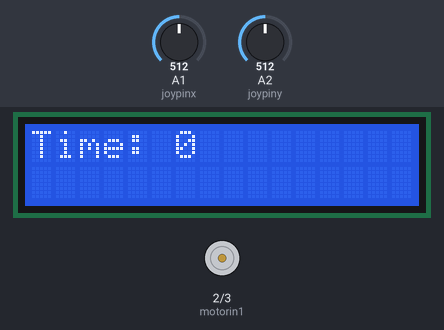
Bench run of a sketch on a simulated Arduino Mega 2560, built with avr-gcc and run on an emulated ATmega2560. Parts: 16×2 character LCD, motor-driver pin pairs drawn as motors (green arrow = first pin HIGH = forward, orange = second pin HIGH = backward, longer = more drive). The test bench sets the inputs (shaded band); at power-on: A2 (joypiny) = 512, A1 (joypinx) = 512.

Above: at 1.2 s.
1.3 s: A2 (joypiny) set to 805
2.8 s: A2 (joypiny) set to 823
At 4.0 s:
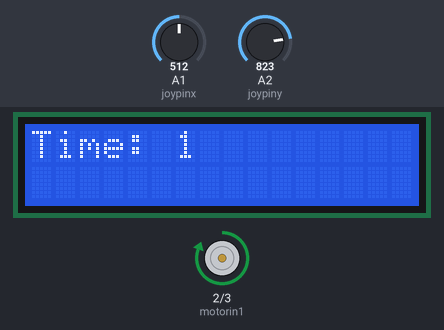
5.8 s: A2 (joypiny) set to 122
At 6.4 s:
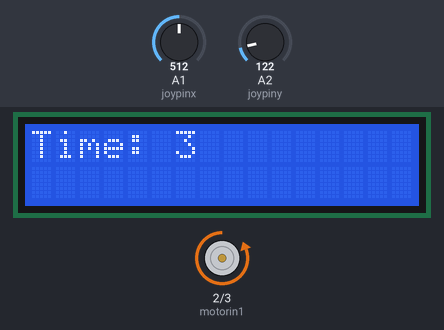
8.8 s: A2 (joypiny) set to 196
10.4 s: A2 (joypiny) set to 223
At 10.8 s:
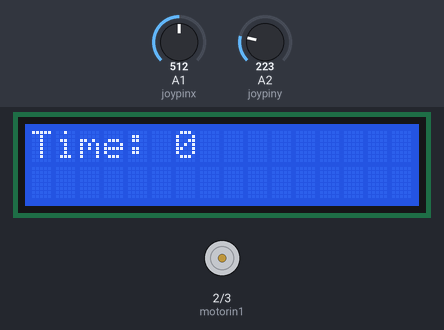
11.9 s: A2 (joypiny) set to 900
At 14.5 s:
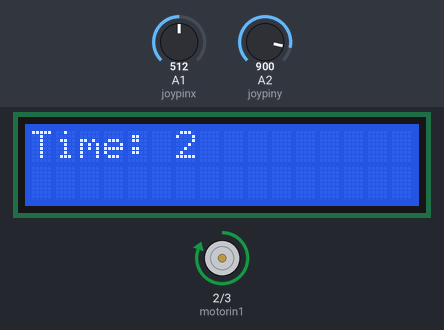
Timing chart, 0 to 15.9 s (numbered marks = the images above; inputs shaded):
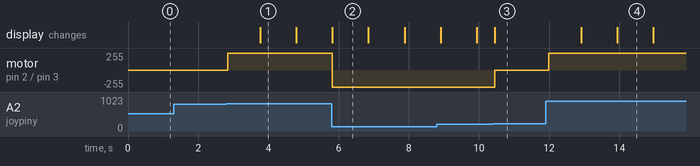

The sketch:

EXE3.ino
```cpp
#include <LiquidCrystal.h>

const int motorin1 = 2;
const int motorin2 = 3;

int joypinx = A1;
int joypiny = A2;

int value = 0;
int xzero = 0;
int yzero = 0;

int nowtime = 0;

LiquidCrystal lcd(49, 48, 47, 43, 42, 41);

void setup()
{
    // put your setup code here, to run once:

    xzero = analogRead(joypinx);
    yzero = analogRead(joypiny);

    pinMode(motorin1, OUTPUT);
    pinMode(motorin2, OUTPUT);

    lcd.begin(16, 2);
    lcd.clear();

}

void loop()
{
    // put your main code here, to run repeatedly:

    int x, y, value;

    value = analogRead(joypinx);
    x = value - xzero;

    value = analogRead(joypiny);
    y = value - yzero;

    if(y > 300)
    {

        digitalWrite(motorin1, HIGH);
        digitalWrite(motorin2, LOW);
        nowtime++;

    }
    else if(y < -300)
    {

        digitalWrite(motorin1, LOW);
        digitalWrite(motorin2, HIGH);
        nowtime++;

    }
    else
    {

        digitalWrite(motorin1, LOW);
        digitalWrite(motorin2, LOW);
        nowtime = 0;

    }

    lcd.setCursor(0, 0);
    lcd.print("Time:           ");
    lcd.setCursor(6, 0);
    lcd.print(nowtime / 10);
    delay(100);

}
```

Measured:
- the behaviour switches between 812 and 813 on A2 (joypiny) (found by bisection; images 0 and 1)
- the behaviour switches between 211 and 212 on A2 (joypiny) (found by bisection; images 2 and 3)
- after the input at 1.3 s, every drawn part: stays the same
- after the input at 2.8 s, motor on pin 2 (motorin1) / pin 3 (motorin2): stopped → forward 255/255 at once; the display: changes after 0.97 s (image 1)
- after the input at 5.8 s, motor on pin 2 (motorin1) / pin 3 (motorin2): forward 255/255 → backward 255/255 at once
- after the input at 10.4 s, motor on pin 2 (motorin1) / pin 3 (motorin2): backward 255/255 → stopped after 0.05 s; the display: changes after 0.05 s (image 3)
- after the input at 11.9 s, motor on pin 2 (motorin1) / pin 3 (motorin2): stopped → forward 255/255 after 0.09 s; the display: first changes after 1.0 s (image 4 shows a later state)
- what the display in image 1 shows lasts 1.0 s, from 3.8 s to 4.8 s
